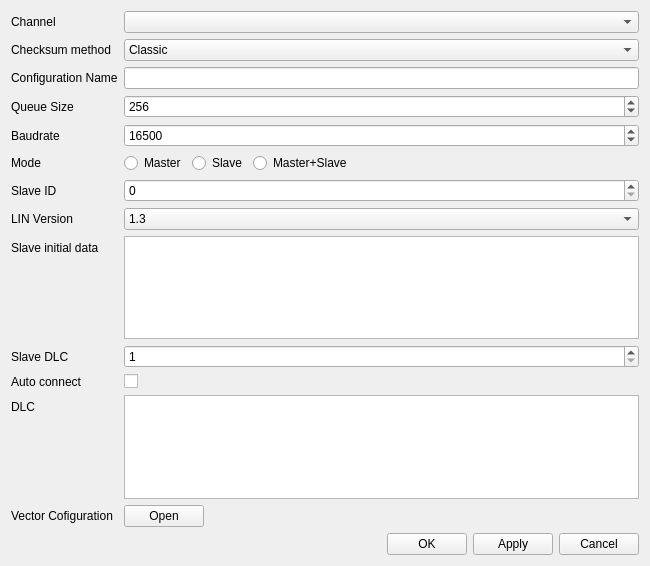
<?xml version="1.0" encoding="UTF-8"?>
<ui version="4.0">
 <class>SettingsDialog</class>
 <widget class="QWidget" name="SettingsDialog">
  <property name="geometry">
   <rect>
    <x>0</x>
    <y>0</y>
    <width>650</width>
    <height>566</height>
   </rect>
  </property>
  <property name="windowTitle">
   <string>Form</string>
  </property>
  <layout class="QVBoxLayout" name="verticalLayout">
   <item>
    <layout class="QFormLayout" name="formLayout">
     <item row="0" column="0">
      <widget class="QLabel" name="label_10">
       <property name="text">
        <string>Channel</string>
       </property>
      </widget>
     </item>
     <item row="0" column="1">
      <widget class="QComboBox" name="channelCombo"/>
     </item>
     <item row="2" column="0">
      <widget class="QLabel" name="label_14">
       <property name="text">
        <string>Checksum method</string>
       </property>
      </widget>
     </item>
     <item row="2" column="1">
      <widget class="QComboBox" name="checksumMethod">
       <item>
        <property name="text">
         <string>Classic</string>
        </property>
       </item>
       <item>
        <property name="text">
         <string>Enhanced</string>
        </property>
       </item>
      </widget>
     </item>
     <item row="3" column="0">
      <widget class="QLabel" name="label_12">
       <property name="text">
        <string>Configuration Name</string>
       </property>
      </widget>
     </item>
     <item row="3" column="1">
      <widget class="QLineEdit" name="configName"/>
     </item>
     <item row="4" column="0">
      <widget class="QLabel" name="label_13">
       <property name="text">
        <string>Queue Size</string>
       </property>
      </widget>
     </item>
     <item row="4" column="1">
      <widget class="QSpinBox" name="queueSize">
       <property name="maximum">
        <number>512</number>
       </property>
       <property name="value">
        <number>256</number>
       </property>
      </widget>
     </item>
     <item row="5" column="0">
      <widget class="QLabel" name="label_7">
       <property name="text">
        <string>Baudrate</string>
       </property>
      </widget>
     </item>
     <item row="5" column="1">
      <widget class="QSpinBox" name="baudrate">
       <property name="minimum">
        <number>10400</number>
       </property>
       <property name="maximum">
        <number>20000</number>
       </property>
       <property name="value">
        <number>16500</number>
       </property>
      </widget>
     </item>
     <item row="6" column="0">
      <widget class="QLabel" name="label_3">
       <property name="text">
        <string>Mode</string>
       </property>
      </widget>
     </item>
     <item row="6" column="1">
      <layout class="QHBoxLayout" name="horizontalLayout_2">
       <item>
        <widget class="QRadioButton" name="masterCheck">
         <property name="text">
          <string>Master</string>
         </property>
         <attribute name="buttonGroup">
          <string notr="true">modeGroup</string>
         </attribute>
        </widget>
       </item>
       <item>
        <widget class="QRadioButton" name="slaveCheck">
         <property name="text">
          <string>Slave</string>
         </property>
         <attribute name="buttonGroup">
          <string notr="true">modeGroup</string>
         </attribute>
        </widget>
       </item>
       <item>
        <widget class="QRadioButton" name="masterNslave">
         <property name="text">
          <string>Master+Slave</string>
         </property>
         <attribute name="buttonGroup">
          <string notr="true">modeGroup</string>
         </attribute>
        </widget>
       </item>
       <item>
        <spacer name="horizontalSpacer_2">
         <property name="orientation">
          <enum>Qt::Horizontal</enum>
         </property>
         <property name="sizeHint" stdset="0">
          <size>
           <width>40</width>
           <height>20</height>
          </size>
         </property>
        </spacer>
       </item>
      </layout>
     </item>
     <item row="7" column="0">
      <widget class="QLabel" name="label_4">
       <property name="text">
        <string>Slave ID</string>
       </property>
      </widget>
     </item>
     <item row="7" column="1">
      <widget class="QSpinBox" name="slaveID"/>
     </item>
     <item row="8" column="0">
      <widget class="QLabel" name="label_2">
       <property name="text">
        <string>LIN Version</string>
       </property>
      </widget>
     </item>
     <item row="8" column="1">
      <widget class="QComboBox" name="linVersion">
       <item>
        <property name="text">
         <string>1.3</string>
        </property>
       </item>
       <item>
        <property name="text">
         <string>2.0</string>
        </property>
       </item>
       <item>
        <property name="text">
         <string>2.1</string>
        </property>
       </item>
      </widget>
     </item>
     <item row="9" column="0">
      <widget class="QLabel" name="label_5">
       <property name="text">
        <string>Slave initial data</string>
       </property>
      </widget>
     </item>
     <item row="9" column="1">
      <layout class="QGridLayout" name="gridLayout">
       <item row="0" column="0">
        <widget class="QTableView" name="slaveInitialData">
         <property name="alternatingRowColors">
          <bool>true</bool>
         </property>
         <property name="selectionMode">
          <enum>QAbstractItemView::SingleSelection</enum>
         </property>
        </widget>
       </item>
      </layout>
     </item>
     <item row="11" column="0">
      <widget class="QLabel" name="label_9">
       <property name="text">
        <string>Slave DLC</string>
       </property>
      </widget>
     </item>
     <item row="11" column="1">
      <widget class="QSpinBox" name="SlaveDLC">
       <property name="minimum">
        <number>1</number>
       </property>
       <property name="maximum">
        <number>8</number>
       </property>
      </widget>
     </item>
     <item row="13" column="0">
      <widget class="QLabel" name="label_6">
       <property name="text">
        <string>Auto connect</string>
       </property>
      </widget>
     </item>
     <item row="13" column="1">
      <widget class="QCheckBox" name="autoConnect">
       <property name="text">
        <string/>
       </property>
      </widget>
     </item>
     <item row="14" column="0">
      <widget class="QLabel" name="label_8">
       <property name="text">
        <string>DLC</string>
       </property>
      </widget>
     </item>
     <item row="14" column="1">
      <widget class="QTableView" name="DLC"/>
     </item>
     <item row="16" column="0">
      <widget class="QLabel" name="label_11">
       <property name="text">
        <string>Vector Cofiguration</string>
       </property>
      </widget>
     </item>
     <item row="16" column="1">
      <layout class="QHBoxLayout" name="horizontalLayout_3">
       <item>
        <widget class="QPushButton" name="vectorConfig">
         <property name="text">
          <string>Open</string>
         </property>
        </widget>
       </item>
       <item>
        <spacer name="horizontalSpacer_3">
         <property name="orientation">
          <enum>Qt::Horizontal</enum>
         </property>
         <property name="sizeHint" stdset="0">
          <size>
           <width>40</width>
           <height>20</height>
          </size>
         </property>
        </spacer>
       </item>
      </layout>
     </item>
    </layout>
   </item>
   <item>
    <spacer name="verticalSpacer">
     <property name="orientation">
      <enum>Qt::Vertical</enum>
     </property>
     <property name="sizeHint" stdset="0">
      <size>
       <width>20</width>
       <height>40</height>
      </size>
     </property>
    </spacer>
   </item>
   <item>
    <layout class="QHBoxLayout" name="horizontalLayout">
     <item>
      <spacer name="horizontalSpacer">
       <property name="orientation">
        <enum>Qt::Horizontal</enum>
       </property>
       <property name="sizeHint" stdset="0">
        <size>
         <width>40</width>
         <height>20</height>
        </size>
       </property>
      </spacer>
     </item>
     <item>
      <widget class="QPushButton" name="okButton">
       <property name="text">
        <string>OK</string>
       </property>
      </widget>
     </item>
     <item>
      <widget class="QPushButton" name="applyButton">
       <property name="text">
        <string>Apply</string>
       </property>
      </widget>
     </item>
     <item>
      <widget class="QPushButton" name="cancelButton">
       <property name="text">
        <string>Cancel</string>
       </property>
      </widget>
     </item>
    </layout>
   </item>
  </layout>
 </widget>
 <resources/>
 <connections/>
 <buttongroups>
  <buttongroup name="modeGroup"/>
 </buttongroups>
</ui>
